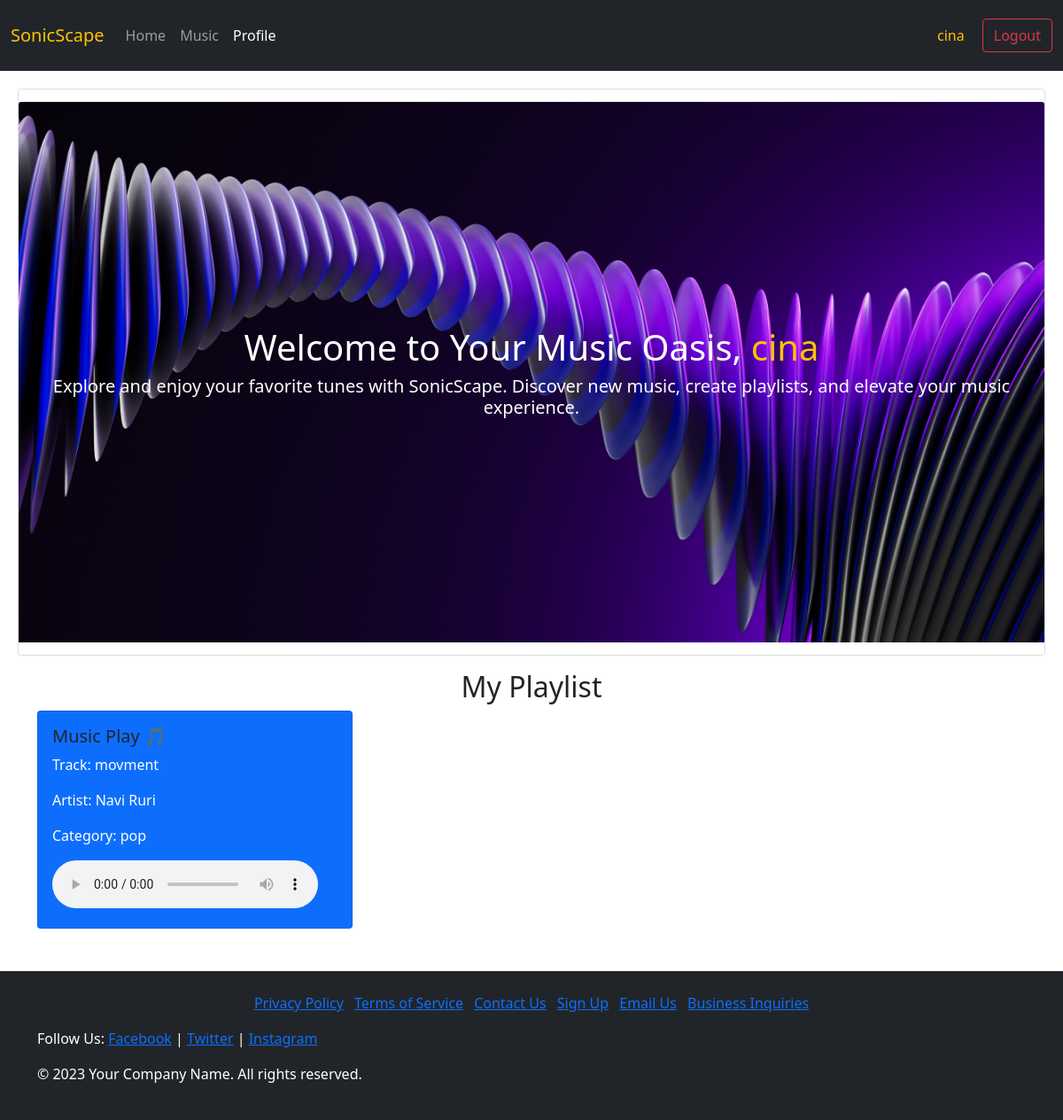
The app's page /profile (signed in), older data.
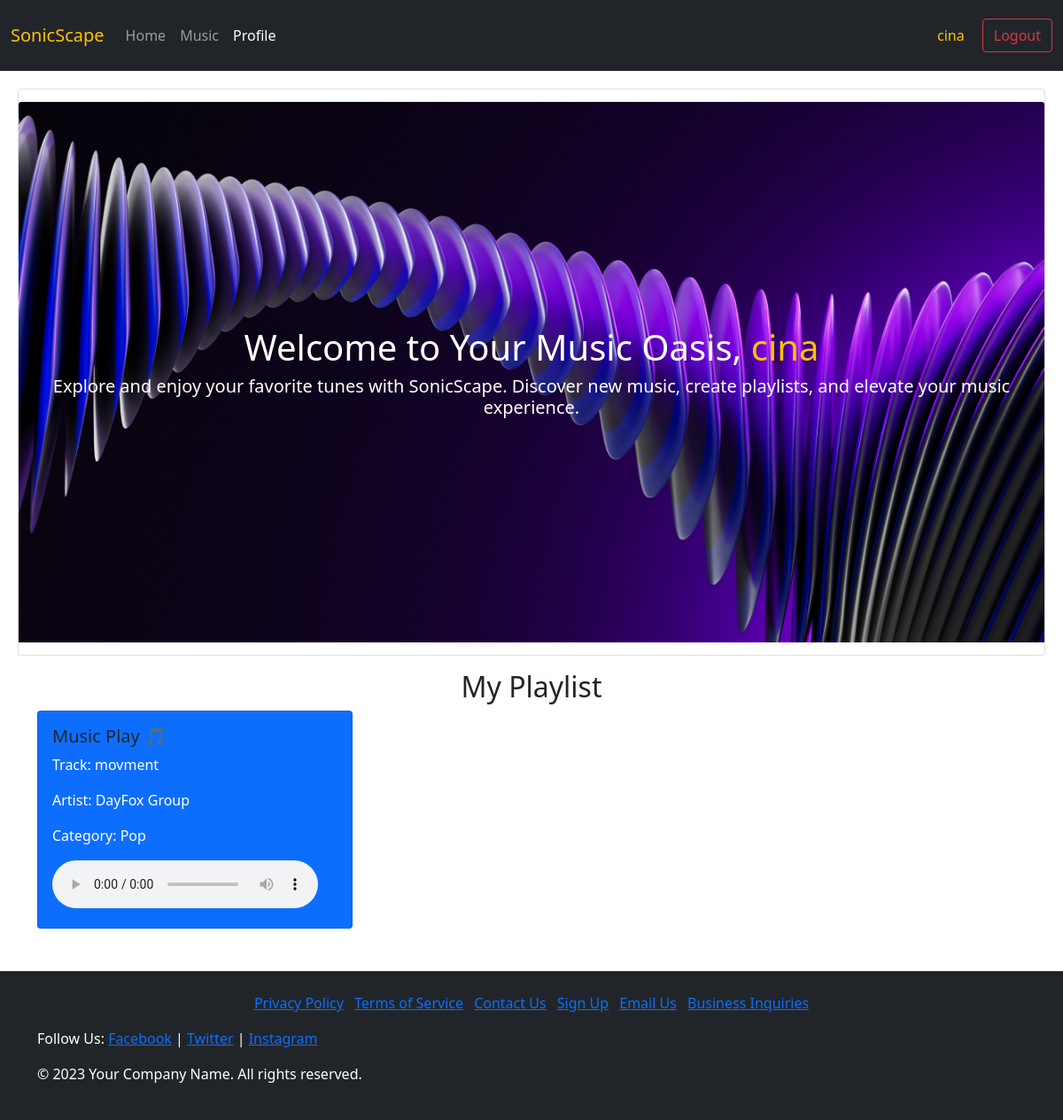
The same page, newer data.
### models.py (models this page shows, shortened)
class User(db.Model):
    id = db.Column(db.Integer, primary_key=True)
    username = db.Column(db.String(80), unique=True, nullable=False)
    password_hash = db.Column(db.String(128), nullable=False)
    music = db.relationship('Music', secondary=user_music, backref='users')

class Music(db.Model):
    id = db.Column(db.Integer, primary_key=True)
    artist_name = db.Column(db.String(100))
    category = db.Column(db.String(50))
    song_name = db.Column(db.String(100))
    mp3_file = db.Column(db.String(200))  # Path to the mp3 file

### app.py (the view)
@app.route('/profile')
def profile():
    if 'user_id' not in session:
        flash('Please log in to view your profile.')
        return redirect(url_for('login'))
    user = User.query.get(session['user_id'])
    return render_template('profile.html', user=user)

### templates/profile.html (shortened to what this page needs)
<!DOCTYPE html>
<html lang="en">
<head>
    <link href="https://cdn.jsdelivr.net/npm/bootstrap@5.0.2/dist/css/bootstrap.min.css" rel="stylesheet">
</head>
<body>
    <nav class="navbar navbar-expand-lg navbar-dark bg-dark">
        <div class="container-fluid">
          <a class="navbar-brand" href="{{ url_for('index') }}"><span class="text-warning">SonicScape</span></a>
            <div class="collapse navbar-collapse" id="navbarNav">
                <ul class="navbar-nav me-auto mb-2 mb-lg-0">
                    <li class="nav-item">
                        <a class="nav-link" href="{{ url_for('index') }}">Home</a>
                    </li>
                    <li class="nav-item">
                        <a class="nav-link" href="{{ url_for('music') }}">Music</a>
                    </li>
                    <li class="nav-item">
                      <a class="nav-link active" aria-current="page" href="{{ url_for('profile') }}">Profile</a>
                  </li>
                </ul>
                <ul class="navbar-nav">
                    <li class="nav-item d-flex align-items-center">
                        {% if 'user_id' in session %}
                        <span class="text-warning" style="margin: 20px;">{{ user.username }}</span>
                        {% endif %}
                        <form action="{{ url_for('logout') }}" method="post">
                            <button type="submit" class="btn btn-outline-danger">Logout</button>
                        </form>
                    </li>
                </ul>
            </div>
        </div>
    </nav>
    <div class="card mb-3" style="height: 80vh; display: flex; justify-content: center; align-items: center; margin: 20px;">
      <img src="static/images/bg.jpg" class="card-img-top" alt="..." style="max-height: 100%;">
      <div class="card-body" style="position: absolute; text-align: center; color: rgb(255, 255, 255);">
          <h1 class="card-title">Welcome to Your Music Oasis, {% if 'user_id' in session %}
            <span class="text-warning">{{ user.username }}</span>
            {% endif %}
          </h1>
          <h5 class="card-text">Explore and enjoy your favorite tunes with SonicScape. Discover new music, create playlists, and elevate your music experience.</h5>
      </div>
  </div>
  <div class="container mt-3">
    <h2 class="text-center">My Playlist</h2>
    <div class="row row-cols-1 row-cols-md-3 g-4">
        {% for song in user.music %}
            <div class="col">
                <div class="card h-100 bg-primary text-white">
                    <div class="card-body">
                      <h5 class="card-title text-dark">Music Play &#127925;</h5>
                      <p class="card-text">Track: {{ song.song_name }}</p>
                        <p class="card-text">Artist: {{ song.artist_name }}</p>
                        <p class="card-text">Category: {{ song.category }}</p>
                        <audio controls>
                            <source src="{{ url_for('static', filename=song.mp3_file) }}" type="audio/mpeg">
                        </audio>
                    </div>
                </div>
            </div>
        {% endfor %}
    </div>
</div>
<footer class="mt-5 py-4 bg-dark text-white">
  <div class="container">
      <div class="row">
          <div class="col-12">
              <ul class="list-inline text-center">
                  <li class="list-inline-item"><a href="/privacy-policy">Privacy Policy</a></li>
                  <li class="list-inline-item"><a href="/terms-of-service">Terms of Service</a></li>
                  <li class="list-inline-item"><a href="/contact">Contact Us</a></li>
                  <li class="list-inline-item"><a href="/signup">Sign Up</a></li>
                  <li class="list-inline-item"><a href="mailto:contact@example.com">Email Us</a></li>
                  <li class="list-inline-item"><a href="/business-inquiries">Business Inquiries</a></li>
              </ul>
              <p>Follow Us:
                  <a href="https://www.facebook.com/YourCompany" target="_blank" rel="noopener noreferrer">Facebook</a> |
                  <a href="https://twitter.com/YourCompany" target="_blank" rel="noopener noreferrer">Twitter</a> |
                  <a href="https://www.instagram.com/YourCompany" target="_blank" rel="noopener noreferrer">Instagram</a>
              </p>
              <p>&copy; 2023 Your Company Name. All rights reserved.</p>
          </div>
      </div>
  </div>
</footer>
</body>
</html>

Row changes from the older to the newer data that the page shows:
changed Music "movment": artist_name "Navi Ruri" → "DayFox Group"; category "pop" → "Pop"
